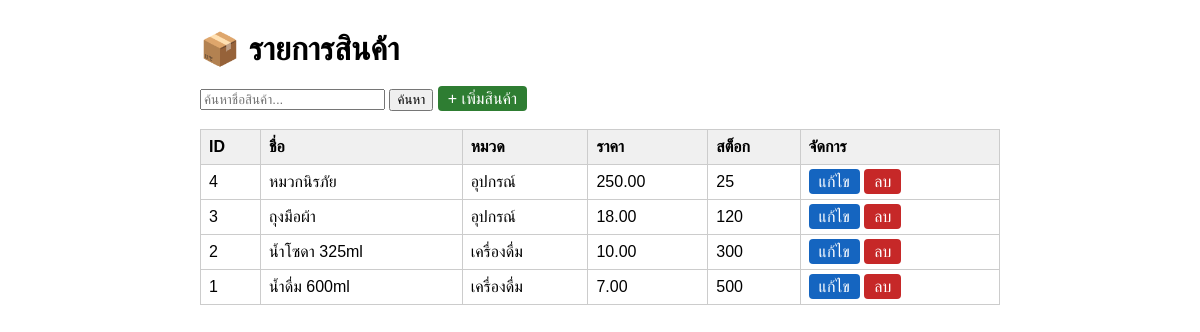
/crud/index.php, run on the app's committed database.
### tables this page shows
CREATE TABLE products (
  id       INT AUTO_INCREMENT PRIMARY KEY,
  name     VARCHAR(100)  NOT NULL,
  category VARCHAR(50)   NOT NULL,
  price    DECIMAL(10,2) NOT NULL DEFAULT 0,
  stock    INT           NOT NULL DEFAULT 0
);

### crud/index.php (the view, shortened to what this page needs)
<?php
require '../db.php';
$q = isset($_GET['q']) ? $_GET['q'] : '';
if ($q !== '') {
    $sql = "SELECT * FROM products WHERE name LIKE '%$q%' ORDER BY id DESC";
} else {
    $sql = "SELECT * FROM products ORDER BY id DESC";
}
$result = mysqli_query($conn, $sql);
?>
<!DOCTYPE html>
<html lang="th">
<head>
</head>
<body>
    <h1>📦 รายการสินค้า</h1>
    <form method="GET">
        <input type="text" name="q" placeholder="ค้นหาชื่อสินค้า..." value="<?= htmlspecialchars($q) ?>">
        <button type="submit">ค้นหา</button>
        <a class="btn add" href="create.php">+ เพิ่มสินค้า</a>
    </form>
    <br>
    <table>
        <tr>
            <th>ID</th><th>ชื่อ</th><th>หมวด</th><th>ราคา</th><th>สต็อก</th><th>จัดการ</th>
        </tr>
        <?php while ($row = mysqli_fetch_assoc($result)): ?>
        <tr>
            <td><?= $row['id'] ?></td>
            <td><?= htmlspecialchars($row['name']) ?></td>
            <td><?= htmlspecialchars($row['category']) ?></td>
            <td><?= $row['price'] ?></td>
            <td><?= $row['stock'] ?></td>
            <td>
                <a class="btn edit" href="edit.php?id=<?= $row['id'] ?>">แก้ไข</a>
                <a class="btn del" href="delete.php?id=<?= $row['id'] ?>"
                   onclick="return confirm('ลบสินค้านี้?')">ลบ</a>
            </td>
        </tr>
        <?php endwhile; ?>
    </table>
</body>
</html>

### crud/index.php (style rules this page uses)
body { font-family: sans-serif; max-width: 800px; margin: 30px auto; }
table { border-collapse: collapse; width: 100%; }
th, td { border: 1px solid #ccc; padding: 8px; text-align: left; }
th { background: #f0f0f0; }
a.btn { padding: 4px 10px; text-decoration: none; border-radius: 4px; }
.add { background: #2e7d32; color: #fff; }
.edit { background: #1565c0; color: #fff; }
.del { background: #c62828; color: #fff; }

### data on the page
products: id "4", name "หมวกนิรภัย", category "อุปกรณ์", price "250.00", stock "25"
products: id "3", name "ถุงมือผ้า", category "อุปกรณ์", price "18.00", stock "120"
products: id "2", name "น้ำโซดา 325ml", category "เครื่องดื่ม", price "10.00", stock "300"
products: id "1", name "น้ำดื่ม 600ml", category "เครื่องดื่ม", price "7.00", stock "500"
